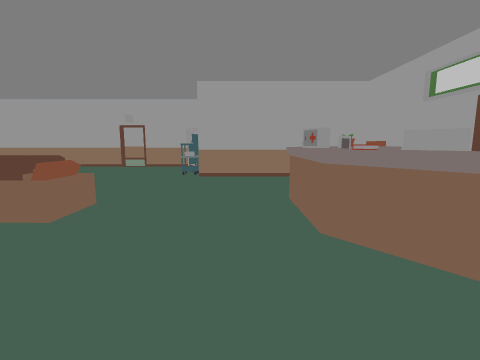
View 1 (above)

18 first-person views from a walk through a scene from a Unity 3-D project. The camera is 1.2 m above the floor, tilts 8° down and sees 85° across. The floor is counted in squares, 1 m on a side. Each view is taken from the middle of a square. On the plan, view 1 faces up. The plan holds only what a view shows up to about 12 squares ahead; the rest is blank. The place goes on beyond the plan. The player is left out. Door leaves are left out, so doorways stand open.

View 2
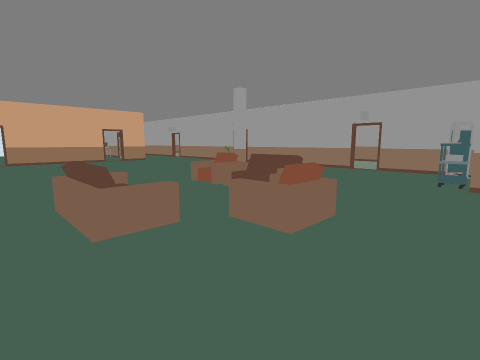

View 3
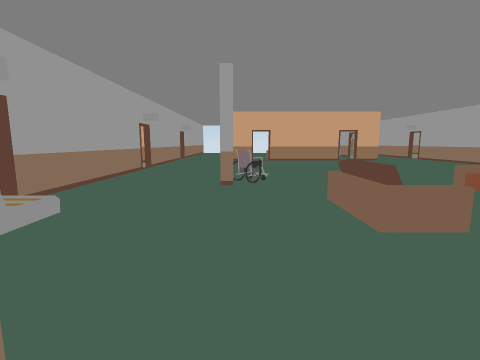

View 4
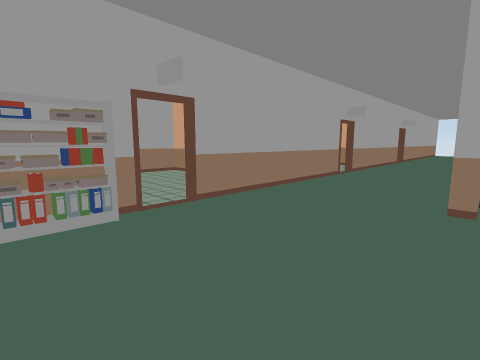

View 5
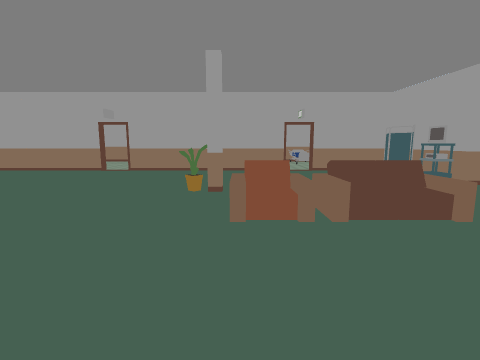

View 6
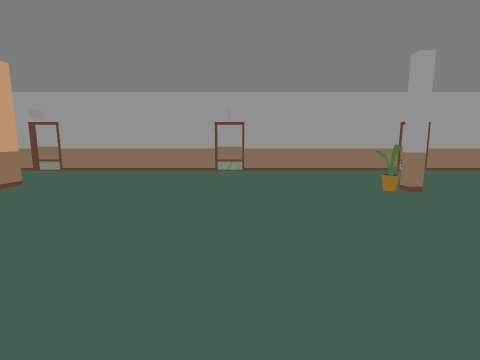

View 7
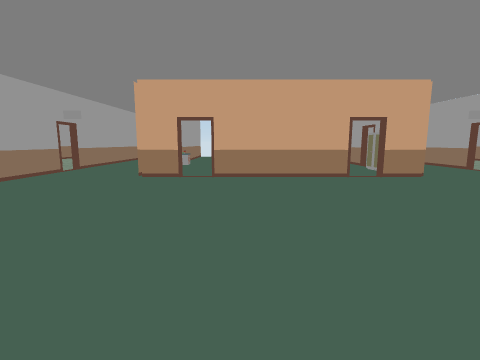

View 8
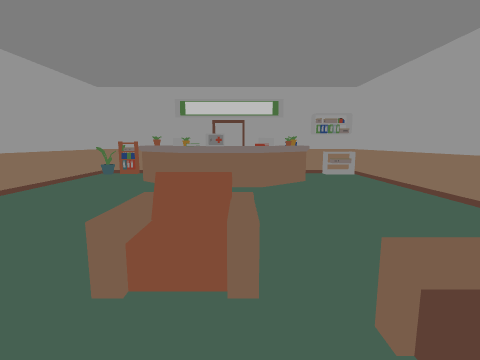

View 9
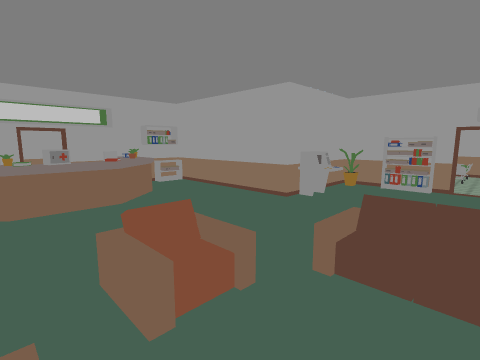

View 10
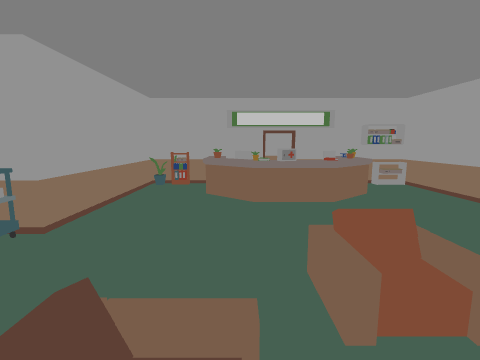

View 11
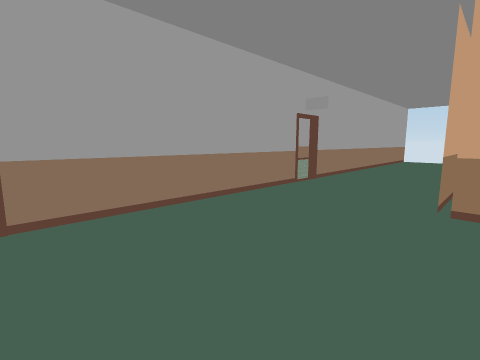

View 12
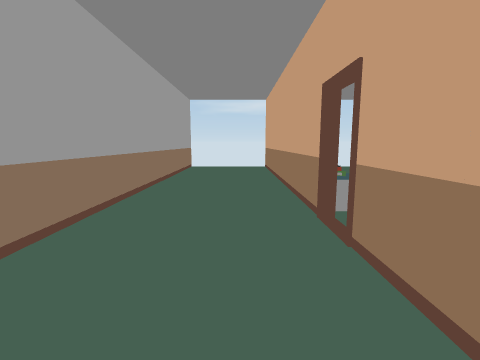

View 13
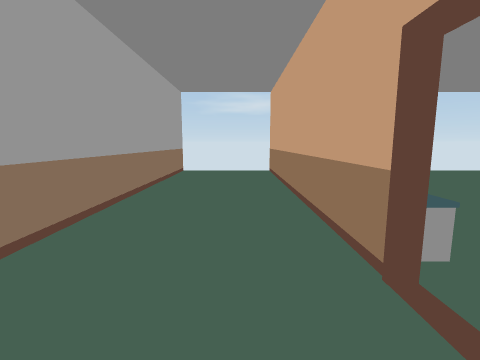

View 14
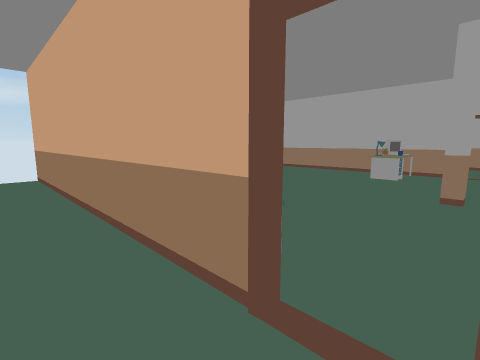

View 15
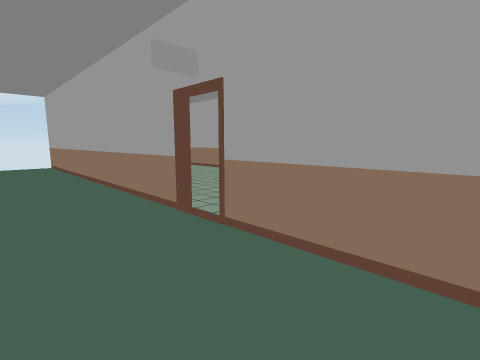

View 16
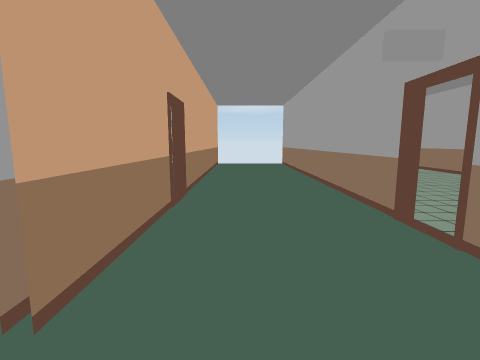

View 17
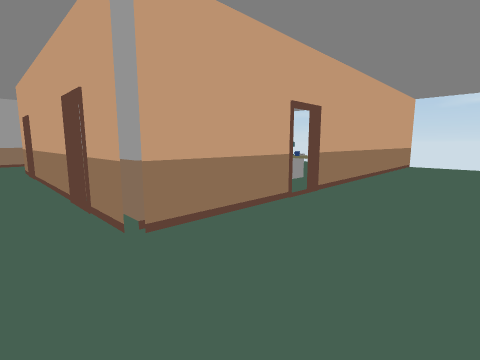

View 18
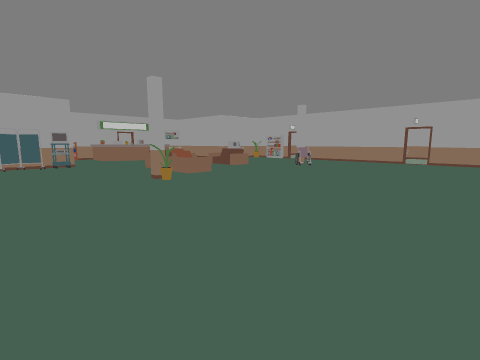

### Floor plan
Points are (right, up) in squares from view 1. A wall is a line through its corners. A room is listed if a view was taken in it or the views show most of it. See-through windows are left out.
Room 1 (views 1, 2, 3, 4, 5, 6, 7, 8, 9, 10, 11, 12, 13, 14, 15, 16, 17, 18)
walls: (-19.3, 1) (-19.3, -0.5); (-19.3, 7) (-19.3, 2); (-13, -4.5) (-6, -4.5); (-19.3, 9.7) (-19.3, 8); (-13.9, 13.5) (-21, 13.5); (-21.3, -0.7) (-23, -0.7); (-5.1, -4.5) (-1.5, -4.5) (-1.5, -0.5) (4.5, -0.5) (4.5, 4); (-5.9, 13.5) (-13, 13.5); (-23, 9.7) (-19.5, 9.7) (-19.5, 8.9); (-21.1, -4.5) (-14, -4.5); (-24, -0.7) (-33.5, -0.7); (-22, 13.5) (-32.8, 13.5); (4.5, 4.9) (4.5, 9.5) (-1.5, 9.5) (-1.5, 13.5) (-5, 13.5); (-31.9, 9.7) (-24, 9.7); (-33.5, -4.5) (-22, -4.5)
ways out: open door at (-21.5, -4.5); open door at (-21.5, 13.5); open door at (-13.5, -4.5); open door at (-13.5, 13.5); open door at (-5.5, -4.5); open door at (-5.5, 13.5)
objects: chair (-10, 0) to (-9, 1); pillar (-9, 0); pillar (-9, 9); flower (-9, 10); sofa (-8, 6) to (-7, 7); sofa (-6, 2) to (-5, 2); sofa (-6, 7) to (-5, 7); shelf (-4, -4) to (-3, -4); sofa (-4, 4) to (-3, 5); flower (-2, -4); other object (-2, -2) to (-2, -1); other object (-2, 10); other object (-2, 11) to (-2, 13); other object (1, 2) to (4, 7); shelf (4, 0); shelf (4, 1); shelf (4, 8); flower (4, 9)

Positions as (right, up) in squares from view 1, and headings:
1: (0, 0), facing up
2: (-1, 1), facing up-left
3: (-1, 0), facing left
4: (-3, 0), facing down-left
5: (-8, 2), facing up
6: (-13, 2), facing up
7: (-10, 3), facing left
8: (-6, 4), facing right
9: (-6, 6), facing down-right
10: (-6, 6), facing right
11: (-14, 0), facing down-left
12: (-20, -2), facing left
13: (-22, -2), facing left
14: (-23, -2), facing up-left
15: (-18, 11), facing up-left
16: (-18, 11), facing left
17: (-18, 13), facing down-left
18: (-17, 13), facing down-right
